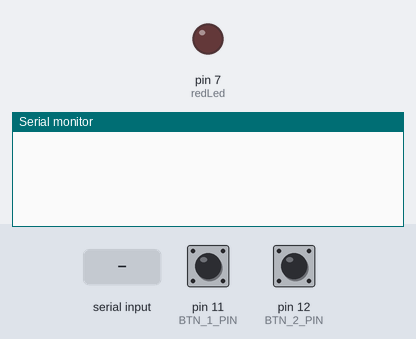
A sketch run on a simulated Arduino Uno, built with avr-gcc and run on an emulated ATmega328P. Shown: output pins drawn as LEDs (lit = HIGH), the last lines printed to the serial monitor. Inputs (shaded band) come from the test bench; at power-on: pin 11 (BTN_1_PIN) HIGH, pin 12 (BTN_2_PIN) HIGH.

Above: at 1.2 s.
1.3 s: pin 11 (BTN_1_PIN) pulled LOW for 0.15 s
At 2.1 s:
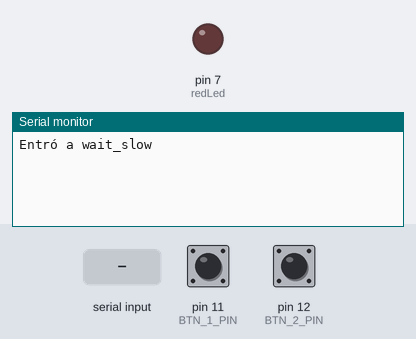
2.9 s: "1" received over Serial
At 3.2 s:
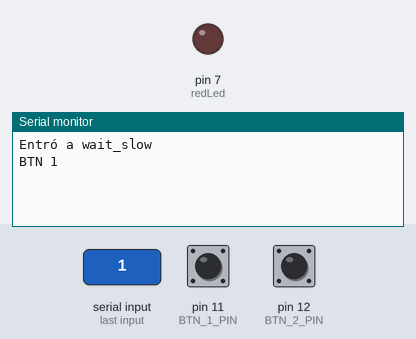

The sketch:

arduinoApp.ino
```cpp
#include "task1.h"
#include "task2.h"
#include "task3.h"
#include "task4.h"
#include "events.h"

buttonEvt_t buttonEvt = {false, BUTTONS::NONE};


void setup()
{
    task1();
    task2();
    task3();
    task4();
}

void loop()
{
    task1();
    task2();
    task3();
    task4();
}
```

events.h
```cpp
#ifndef _EVENTS_H_
#define _EVENTS_H_

enum class BUTTONS{NONE, BTN1, BTN2};

typedef struct{
    bool trigger;
    BUTTONS whichButton;
} buttonEvt_t;

extern buttonEvt_t buttonEvt;

#endif
```

task1.cpp
```cpp
#include <Arduino.h>
#include "task1.h"
#include "events.h"


void task1(){
    enum class TaskState
    {
        INIT,
        WAIT_COMMANDS
    };
    static TaskState taskState = TaskState::INIT;

    switch (taskState)
    {
    case TaskState::INIT:
    {
        Serial.begin(9600);
        taskState = TaskState::WAIT_COMMANDS;
        break;
    }
    case TaskState::WAIT_COMMANDS:
    {
        if (Serial.available() > 0)
        {
            int dataRx = Serial.read();
            if (dataRx == '1')
            {
                Serial.print("BTN 1\n");
                buttonEvt.trigger = true;
                buttonEvt.whichButton = BUTTONS::BTN1;
            }
            if (dataRx == '2')
            {
                Serial.print("BTN 2\n");
                buttonEvt.trigger = true;
                buttonEvt.whichButton = BUTTONS::BTN2;
            }

        }
        break;
    }
    default:
    {
    }
    }
}
```

task1.h
```cpp
#ifndef _TASK1_H_
#define _TASK1_H_

void task1();

#endif
```

task2.cpp
```cpp
#include <Arduino.h>
#include "task2.h"
#include "events.h"


void task2(){
 enum class TaskState
    {
        INIT,
        WAIT_PRESS,
        WAIT_STABLE,
        WAIT_RELEASE
    };
    static TaskState taskState = TaskState::INIT;
    static uint8_t lastButtonPressed;
    static uint32_t initStableTime;

    const uint8_t BTN_1_PIN = 11;
    const uint8_t BTN_2_PIN = 12;
    const uint32_t STABLE_TIME = 100;

    switch (taskState)
    {
    case TaskState::INIT:
    {
        pinMode(BTN_1_PIN, INPUT_PULLUP);
        pinMode(BTN_2_PIN, INPUT_PULLUP);

        taskState = TaskState::WAIT_PRESS;
        break;
    }
    case TaskState::WAIT_PRESS:
    {
        if(digitalRead(BTN_1_PIN) == LOW){
            lastButtonPressed = BTN_1_PIN;
            initStableTime = millis();
            taskState = TaskState::WAIT_STABLE;
        }
        if(digitalRead(BTN_2_PIN) == LOW){
            lastButtonPressed = BTN_2_PIN;
            initStableTime = millis();
            taskState = TaskState::WAIT_STABLE;
        }
        break;
    }
    case TaskState::WAIT_STABLE:
    {
        if(digitalRead(lastButtonPressed) != LOW){
            taskState = TaskState::WAIT_PRESS;
        }
        else if ( (millis() - initStableTime) > STABLE_TIME){
            if(lastButtonPressed == BTN_1_PIN) buttonEvt.whichButton = BUTTONS::BTN1;
            else if(lastButtonPressed == BTN_2_PIN) buttonEvt.whichButton = BUTTONS::BTN2;
            buttonEvt.trigger = true;
            //printf("Button pressed: %d\n", lastButtonPressed);
            taskState = TaskState::WAIT_RELEASE;
        }
        break;
    }
    case TaskState::WAIT_RELEASE:{
        if(digitalRead(lastButtonPressed) == HIGH){
            taskState = TaskState::WAIT_PRESS;
        }
        break;
    }

    default:
    {
    }
    }

}
```

task2.h
```cpp
#ifndef _TASK2_H_
#define _TASK2_H_

void task2();

#endif
```

task3.cpp
```cpp
#include <Arduino.h>
#include "task3.h"
#include "events.h"

static bool compareKeys(BUTTONS *pSecret, BUTTONS *pKey)
{
    bool correct = true;
    for (uint8_t i = 0; i < 5; i++)
    {
        if (pSecret[i] != pKey[i])
        {
            correct = false;
            break;
        }
    }

    return correct;
}

void task3()
{

    enum class TaskStates
    {
        INIT,
        SLOW,
        MEDIUM,
        FAST,
        STAY_ON,
        STAY_OFF,
        WAIT_SLOW,
        WAIT_MEDIUM
    };
    static TaskStates taskState = TaskStates::INIT;
    const uint8_t redLed = 7;
    // const uint32_t BOMBINTERVAL = 1000U;
    // const uint32_t LEDCOUNTERINTERVAL = 500U;

    static uint8_t bombCounter;
    static BUTTONS secret[5] = {BUTTONS::BTN1, BUTTONS::BTN1,
                                BUTTONS::BTN2, BUTTONS::BTN2,
                                BUTTONS::BTN1};

    static BUTTONS fastKey[5] = {BUTTONS::NONE};

    // static uint8_t ledBombCountingState;
    // static uint32_t initBombTimer;
    static uint32_t initLedCounterTimer;
    static uint8_t keyCounter;

    static uint32_t lasTime;
    static bool ledStatus = false;
    static constexpr uint32_t INTERVAL = 1000;

    switch (taskState)
    {
    case TaskStates::INIT:
    {

        pinMode(redLed, OUTPUT);
        // ledBombCountingState = HIGH;
        // digitalWrite(ledBombCounting, ledBombCountingState);
        keyCounter = 0;
        taskState = TaskStates::SLOW;
        break;
    }
    case TaskStates::SLOW:
    {
        uint32_t currentTime = millis();
        if ((currentTime - lasTime) >= INTERVAL)
        {
            lasTime = currentTime;
            digitalWrite(redLed, ledStatus);
            ledStatus = !ledStatus;
        }
        if (buttonEvt.trigger == true)
        {
            buttonEvt.trigger = false;
            if (buttonEvt.whichButton == BUTTONS::BTN1)
            {
                taskState = TaskStates::WAIT_SLOW;
                Serial.print("Entró a wait_slow\n");
            }
            else if (buttonEvt.whichButton == BUTTONS::BTN2)
            {
                taskState = TaskStates::MEDIUM;
                Serial.print("entró a medium\n");
            }
        }

        break;
    }
    case TaskStates::WAIT_SLOW:
    {
        // Serial.print("slow");
    }
    case TaskStates::MEDIUM:
    {
        // Serial.print("TE AMO");
    }
    default:
    {
        break;
    }
    }
}
```

task3.h
```cpp
#ifndef _TASK3_H_
#define _TASK3_H_

void task3();

#endif
```

task4.cpp
```cpp
#include <Arduino.h>
#include "task4.h"
#include "events.h"


void task4(){


}
```

task4.h
```cpp
#ifndef _TASK4_H_
#define _TASK4_H_

void task4();

#endif
```

Measured:
- after the input at 1.3 s, the serial monitor: prints a new line after 0.10 s (image 1)
- after the input at 2.9 s, the serial monitor: prints a new line at once (image 2)
